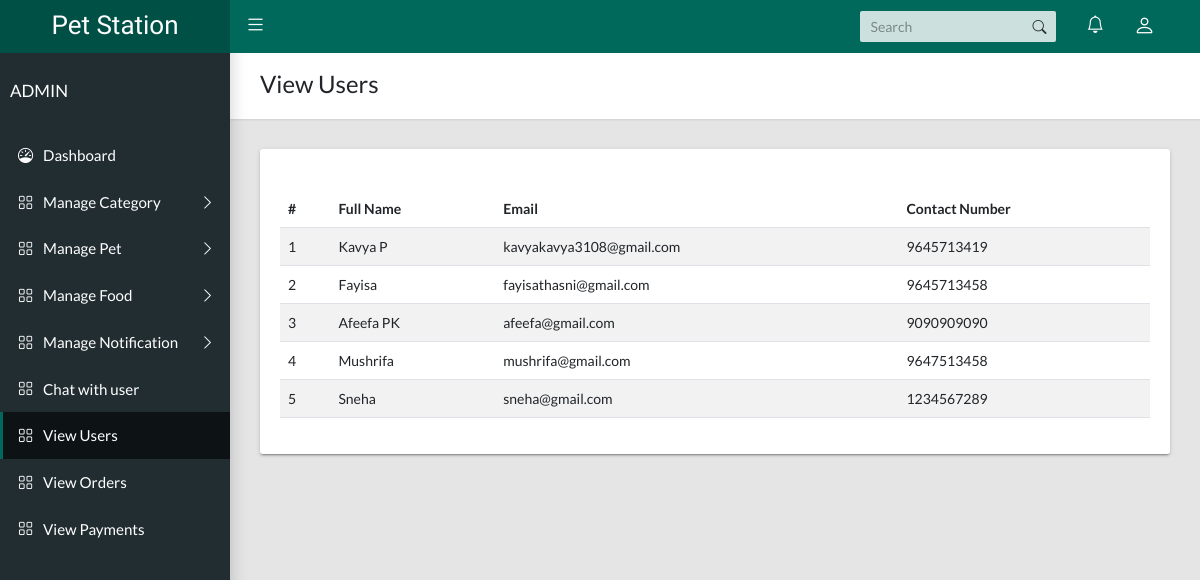
/viewUsers, run on an earlier commit of the app's database.
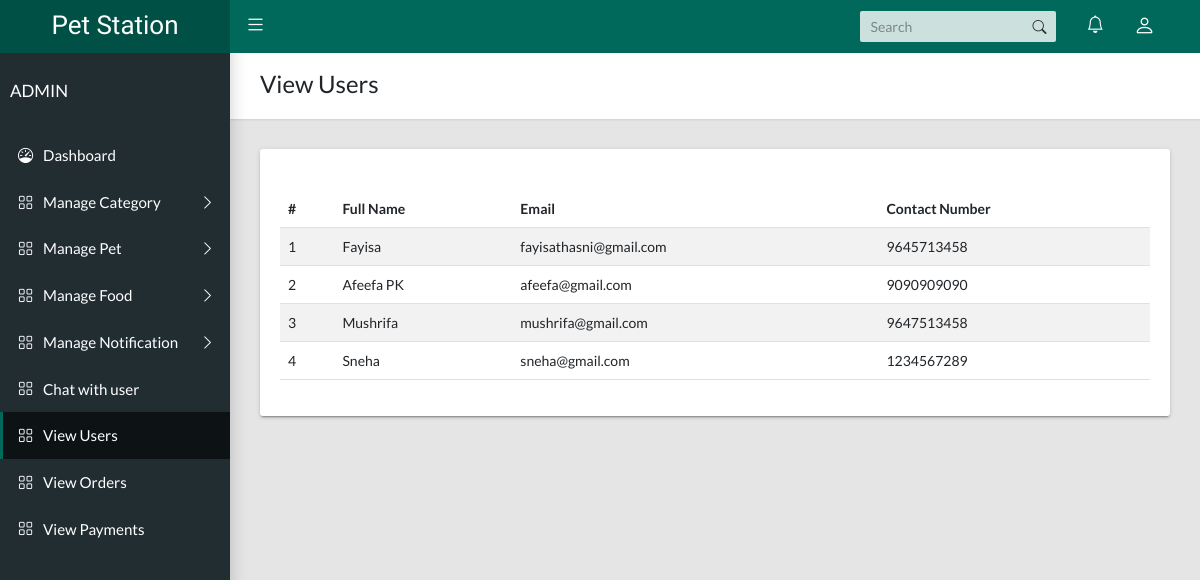
And on a later commit of the database.
### Outsider/models.py (models this page shows, shortened)
class outsiders(models.Model):
    fullnameController=models.CharField(max_length=100,unique=True)
    phoneController=models.CharField(max_length=100)
    emailController=models.EmailField(max_length=100,unique=True)
    usernmController=models.CharField(max_length=100)
    pwdController=models.CharField(max_length=80,unique=True)
    log_id=models.OneToOneField(Log,on_delete=models.CASCADE)
    role=models.CharField(max_length=10)
    userstatus=models.CharField(max_length=10)
    userimage=models.ImageField(upload_to='images',max_length=500,default='/meadia/images/user1.png')

### Pet_Station/views.py (the view)
# urls.py: path("viewUsers",views.viewUsers,name="viewUsers"),
def viewUsers(request):
    data=outsiders.objects.all()
    return render(request,'view_user.html',{'data':data})

### Pet_Station/templates/view_user.html (shortened to what the changed rows need)
<!DOCTYPE html>
<html lang="en">
  <head>
    <link rel="stylesheet" type="text/css" href="../static/docs/css/main.css">
    <link rel="stylesheet" type="text/css" href="https://cdn.jsdelivr.net/npm/bootstrap-icons@1.10.5/font/bootstrap-icons.css">
  </head>
  <body class="app sidebar-mini">
    <main class="app-content">
      <div class="app-title">
        <div>
          <h1> View Users</h1>
        </div>
      </div>
            <div class="col-md-12">
                <div class="tile">
                    <br>
                  <table class="table table-striped">
                    <thead>
                      <tr>
                        <th>#</th>
                        <th>Full Name</th>
                        <th>Email</th>
                        <th>Contact Number</th>
                      </tr>
                    </thead>
                    <tbody>
                      {% for i in data %}
                      <tr>
                        <td>{{forloop.counter}}</td>
                        <td>{{i.fullnameController}}</td>
                        <td>{{i.emailController}}</td>
                        <td>{{i.phoneController}}</td>
                      </tr>
                     {% endfor %}
                    </tbody>
                  </table>
                </div>
            </div>
    </main>
  </body>
</html>

What changed in the data, as far as the page shows it:
removed outsiders: fullnameController "Kavya P", emailController "kavyakavya3108@gmail.com", phoneController "9645713419"
